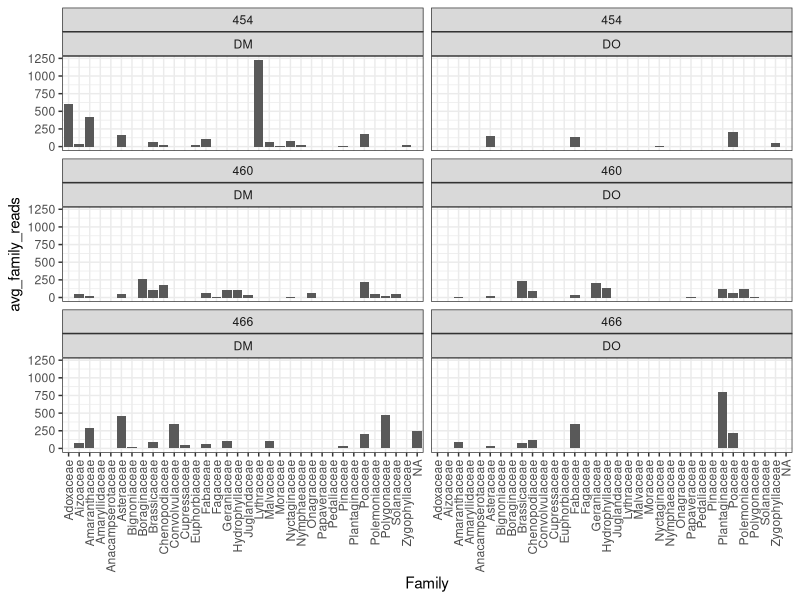
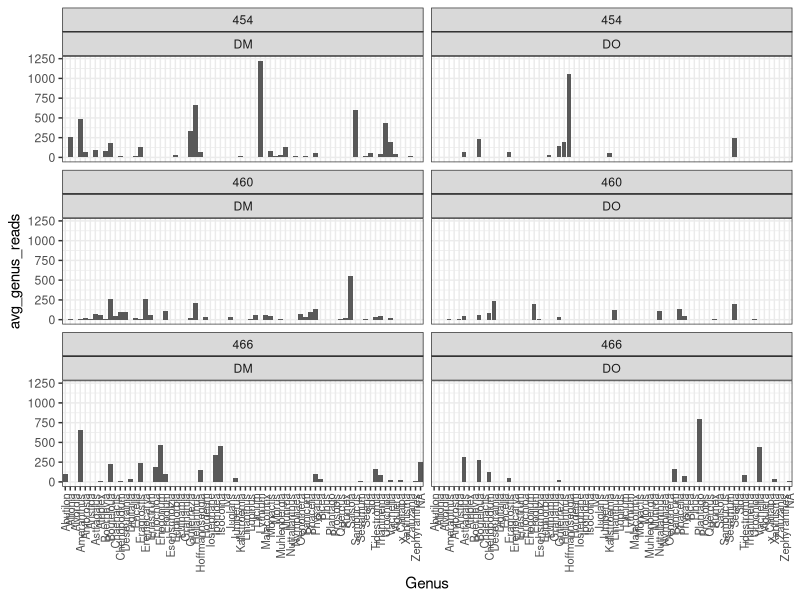

The R script that drew these images, in order:
# Practice Script #

library(tidyverse)

# load the data
# make sure the file paths match up
krat_its <- read_csv("data/sequenced_data/krat_fecal_its_no_millet.csv")
krat_fecal <- read_csv("data/collection_data/krat_fecal_data.csv")

# use a left_join function to add data from the krat_fecal df to the krat_its df
# definitely check out the other dplyr joins (google dplyr cheatsheet), as they
# can also be very helpful
krat_sp_its <- left_join(krat_its, 
                         select(krat_fecal, vial_barcode, species, period), 
                         # the line above makes a df with 3 columns from krat_fecal
                         # to merge with the krat_its df
                         by = c("SampleID" = "vial_barcode")) # this says match up each row
                              # of the two dfs we are joining based on the following columns
                              # because the columns have different names in each df, we have 
                              # to use the c() and = to say that they are equivalent columns

# rename the species column that we added above to be "rodent_sp"
krat_sp_its <- krat_sp_its %>% 
  rename("rodent_sp" = "species") %>% 
  filter(Reads >= 5,
         Domain == "Eukaryota")

# find the average number of reads per plant family for each krat species
krat_family_reads <- krat_sp_its %>%          # use the krat_sp_its df
  group_by(rodent_sp, Family, period) %>%     # group the data by these 3 columns
  summarize(avg_family_reads = mean(Reads))   # make a new column called avg_family_reads
                                              # by taking the mean of the Reads column for 
                                              # for each group that we made above 
                                              # (i.e., Poaceae from DM caught in period 454)

# use the package ggplot2 to make some plots
ggplot(data = krat_family_reads, aes(x = Family, y = avg_family_reads)) +
      # tell ggplot what df to use and which columns will be the values on the x and y axes
  geom_col() + # add a geom (like a shape) to plot--this one is saying make a plot with columns
  facet_wrap(period ~ rodent_sp,     # split the plot into multiple plots, making a mini plot for 
             nrow = 3, ncol = 2) +   # each combination of period and krat. Make it have 3 rows and 2 columns
  theme_bw() + # make it prettier
  theme(axis.text.x = element_text(angle = 90, vjust = 0.5, hjust=1)) # rotate the family names on the x-axis


### What about with Genus?
# find the average number of reads per plant family for each krat species
krat_Genus_reads <- krat_sp_its %>%          # use the krat_sp_its df
  group_by(rodent_sp, Genus, period) %>%     # group the data by these 3 columns
  summarize(avg_genus_reads = mean(Reads))   # make a new column called avg_family_reads
# use the package ggplot2 to make some plots
ggplot(data = krat_Genus_reads, aes(x = Genus, y = avg_genus_reads)) +
  # tell ggplot what df to use and which columns will be the values on the x and y axes
  geom_col() + # add a geom (like a shape) to plot--this one is saying make a plot with columns
  facet_wrap(period ~ rodent_sp,     # split the plot into multiple plots, making a mini plot for 
             nrow = 3, ncol = 2) +   # each combination of period and krat. Make it have 3 rows and 2 columns
  theme_bw() + # make it prettier
  theme(axis.text.x = element_text(angle = 90, vjust = 0.5, hjust=1, size = 8))

# Other things that you might want to investigate or think about:
# - remove any OTUs that have fewer than 10 or 50 or 100 reads to focus on the majority of the diet
# - use presence/absense and see which plants DMs and DOs have in common
# - compare what the krats are eating to what plants we find on the control plots
# - use a diet selectivity metric to see how what plants DMs and DOs select compare to 
#   what plants are available on each plot and if one species is more selective than the other.
#   One metric that I know of is Chesson's index, but I've never done this before.